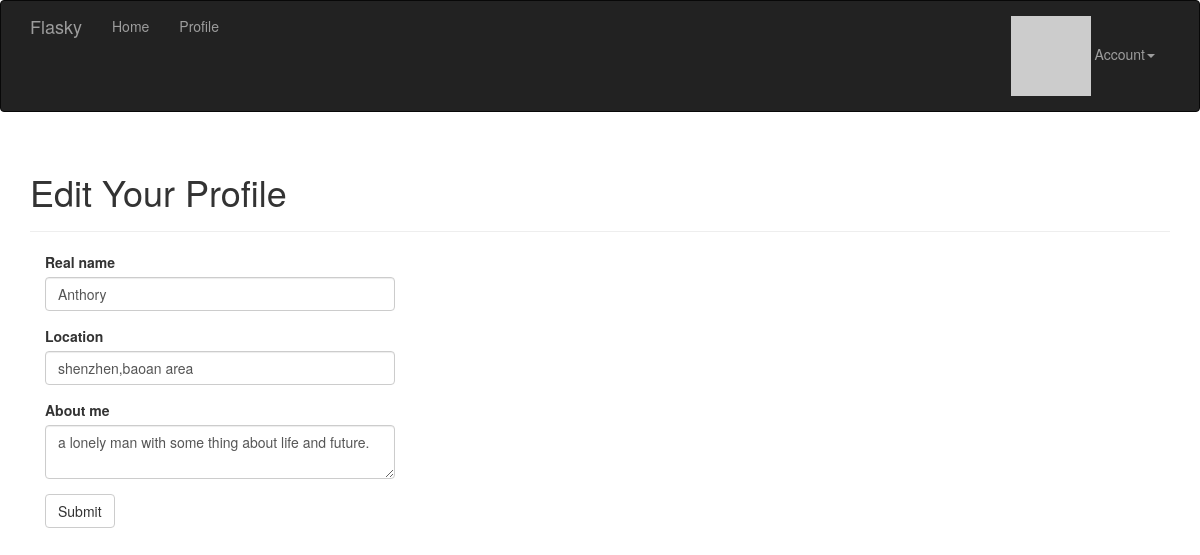
The page /edit-profile (signed in) on the database as committed earlier.
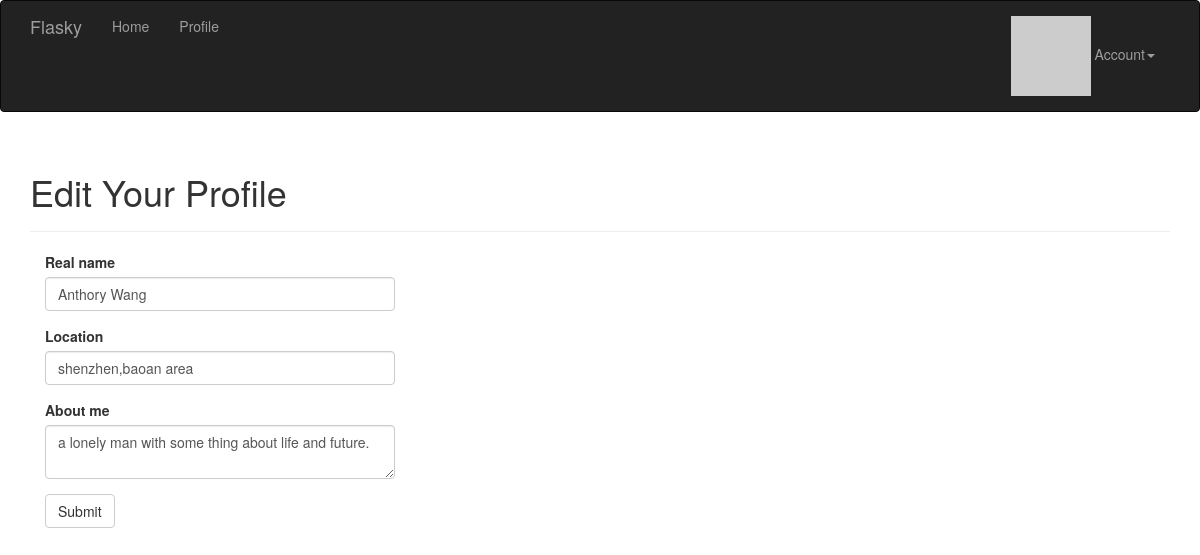
The same page on the database as committed later.
### app/models.py (models this page shows, shortened)
class User(UserMixin, db.Model):
    __tablename__ = 'users'
    id = db.Column(db.Integer, primary_key=True)
    email = db.Column(db.String(64), unique=True, index=True)
    username = db.Column(db.String(64), unique=True, index=True)
    role_id = db.Column(db.Integer, db.ForeignKey('roles.id'))
    password_hash = db.Column(db.String(128))
    confirmed = db.Column(db.Boolean, default=False)
    name = db.Column(db.String(64))
    location = db.Column(db.String(64))
    about_me = db.Column(db.Text())
    member_since = db.Column(db.DateTime(), default=datetime.utcnow)
    last_seen = db.Column(db.DateTime(), default=datetime.utcnow)
    avatar_hash = db.Column(db.String(32))
    posts = db.relationship('Post', backref='author', lazy='dynamic')
    @property
    def password(self):
        raise AttributeError('password is not a readable attribute')
    def ping(self):
        self.last_seen = datetime.utcnow()
        db.session.add(self)
    def gravatar(self, size=256, default="identicon", rating="g"):
        if request.is_secure:
            url = 'https://secure.gravatar.com/avatar'
        else:
            url = 'http://www.gravatar.com/avatar'
        hash = self.avatar_hash or hashlib.md5(
                self.email.encode('utf-8')).hexdigest()
        return '{url}/{hash}?s={size}&d={default}&r={rating}'.format(
                url=url, hash=hash, size=size, default=default, rating=rating)

### app/main/views.py (the view, shortened to what this page needs)
@main.route('/edit-profile', methods=['POST', 'GET'])
def edit_profile():
    form = EditProfileForm()
    form.name.data = current_user.name
    form.location.data = current_user.location
    form.about_me.data = current_user.about_me
    return render_template('edit-profile.html', form=form)

### app/main/forms.py
class EditProfileForm(Form):
    name = StringField('Real name', validators=[Length(0, 64)])
    location = StringField('Location', validators=[Length(0, 64)])
    about_me = TextAreaField('About me')
    submit = SubmitField('Submit')

### app/auth/views.py (called while the page is built)
@auth.before_app_request
def before_request():
    if current_user.is_authenticated:
        current_user.ping()
        if not current_user.confirmed \
               and request.endpoint[:5] != 'auth.' \
               and request.endpoint != 'static':
            return redirect(url_for('auth.unconfirmed'))

### app/main/__init__.py (called while the page is built)
@main.app_context_processor
def inject_perssions():
    return dict(Permission=Permission)

### app/models.py (called while the page is built)
@login_manager.user_loader
def load_user(user_id):
    return User.query.get(int(user_id))

### app/templates/edit-profile.html (shortened to what this page needs)
{% extends "base.html" %}
{% import "bootstrap/wtf.html" as wtf %}
{% block page_content %}
<div class="page-header">
  <h1>Edit Your Profile</h1>
</div>
<div class="col-md-4">
  {{ wtf.quick_form(form) }}
{% endblock %}

Rows that differ between the two databases and show on the page:
changed User "shenzhen,baoan area": name "Anthory" → "Anthory Wang"
